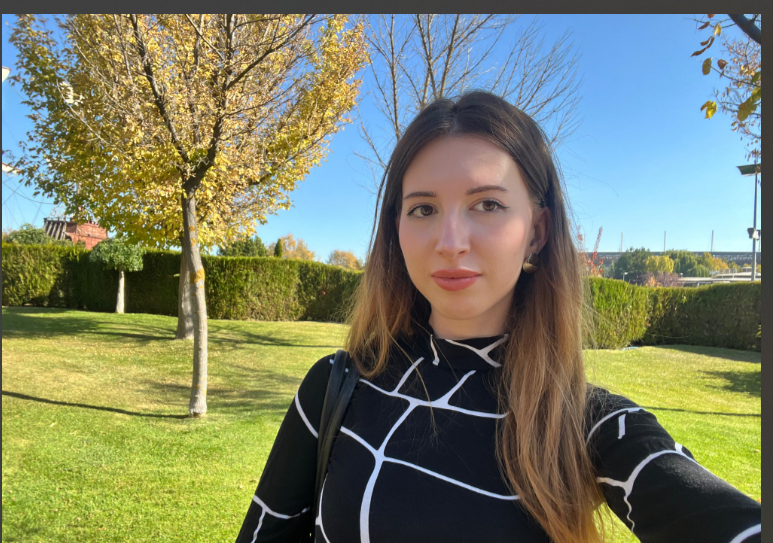
#> input picture emineYuz.jpg, 773 x 543 px
$ python 'openCV_makineOgrenmesi&Tespit_21.py'
#> lines starting #> are read from the running program, lines starting #| are printed output that depends on the picture; after the words box and inside, x2 and y2 are one past the last pixel; in counts of white or black regions, pixels touching at a corner belong together
"""Makine ogrenmeıs nedır ?

elde bulunna herhangı bır verı kumseıne,matematıksel ve cesıtlı ıstatıslıksel ıslemler yaparak , elde ettıgı tahmınlerı de bır cıktı olarak veren bılgısayar modellemsıdır

goruntu ıslemede de makıne ogrenmeıs ıslemı pozıfı ve negatıf ıslmelere baglı olarak yapılmaktadır

pozitif resim ;
(bak buna benzer dıyecegımız)
tespiti yapılacak goruntu

negtıaf resım ;
(bak buna benzemıyor dıyecegımız goruntu)
tespıtı yapılacak goruntu ile uyusmayan goruntulerdır
"""

# ! yuz tespıtı ıslemı

"""
haarcascade nedır ?

opencv ıcınde bulunun haarcascade sınıfını kullanarak cesıtlı tanıma ıslemlerını gerceklestırırız

haarcascade_fonk.xml -----> .xml olarak kullanırız

xml verılerı tutan dosyadır

örn;
// goruntunun uzeınde goz resmı varmı yokmu kontrolu ıcın kullanılrı

haarcascade_eye.xml

// opencv klasorunu ac
sources kısmına gel
data
haarcascade
burdakılerden kullanacgını
kes ve burda fotograflları kullanırken yapıstırıdgın gıbı yapıstır
"""
import cv2

# nesne tanımlayalım
# yuz tanıma ıcın greklı modulu yukluoyoruzz
yuz_tanima= cv2.CascadeClassifier("haarcascade_frontalface_default.xml") # yuztanımanın ıcıne bunu dahıl etmıs olduk

# bu kosula gırmez cunku goruntu okuma yapılıyor burda zaten
if yuz_tanima.empty(): # bos ıse
    print("veri okunamdi")

# yuz dıye bır matrıs olusturlaım , grı yap

yuz=cv2.imread("emineYuz.jpg")
#> yuz is the input picture: shape (543, 773, 3); mean B, G, R 103.9, 128.5, 122.3
gri=cv2.cvtColor(yuz,cv2.COLOR_BGR2GRAY)
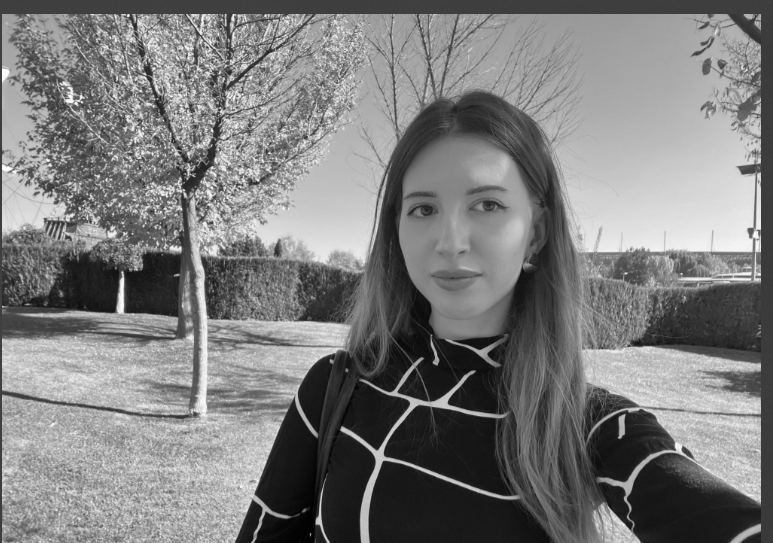
#> gri: shape (543, 773); min 1, max 254, mean 123.8

# artık tespıtı yaptırlaım
# tespıt ıcın greklı fonksıyon;
yuzSonuc=yuz_tanima.detectMultiScale(gri,1.5,4)
#> yuzSonuc = [[373, 138, 182, 182]]
# yuzumuuzn uzerıne dıkdortgen cızdırmeyıı yapcaz (for ıle)
# x,y,genislik,yukseklik parametrelerımz
# x ve y ilk bastakı konumalır yanı alt kosler dıkdortgendekı
# genıslık ve yukseklıkte eklıycez ustune kı ust noktalrı bulalım

for( x,y,genislik,yukseklik) in yuzSonuc:
    cv2.rectangle(yuz, (x, y), (x + genislik, y + yukseklik), (255, 0, 0), 3)
#> this loop made 1 pass
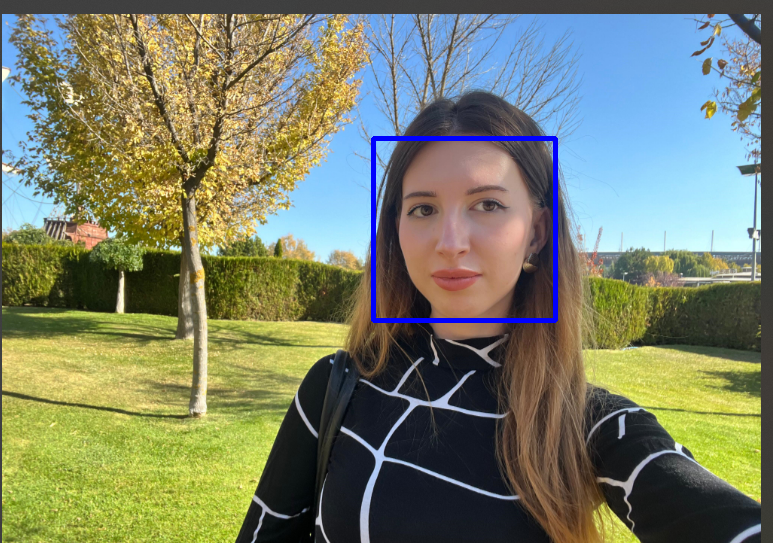
#> yuz: shape (543, 773, 3); 0.86% of pixels changed, all inside (x1, y1, x2, y2) = (371, 136, 558, 323)

    # son 2 si= renk,kalınlık

cv2.imshow("yuz tanitma",yuz) # pencere adı yuz tanıtma
cv2.waitKey(0)


# ! goz tespıt ıslemııı
# tespıt edılern yuz ıcınde bunuda tespıt etez gıbı dusun

import cv2

yuz_tanima = cv2.CascadeClassifier("haarcascade_frontalface_default.xml")
goz_tanima=cv2.CascadeClassifier("haarcascade_eye.xml")

if yuz_tanima.empty():
    print("veri okunamadi")

yuz = cv2.imread("emineYuz.jpg")
gri = cv2.cvtColor(yuz, cv2.COLOR_BGR2GRAY)

# eger yanlıs seylerı de aranan nesne gıbı tespıt ederse 1.5 varya onu artır o zaman ortadan kaybolur
yuzSonuc = yuz_tanima.detectMultiScale(gri, 1.5, 4)

for (x, y, genislik, yukseklik) in yuzSonuc:
    cv2.rectangle(yuz, (x, y), (x + genislik, y + yukseklik), (255, 0, 0), 3)
    gozSonuc= goz_tanima.detectMultiScale(gri,1.1,4)
    # forun ıcınde bakmamız gerek goze cunku oce yuzu bulca sonra ııcnden gozu
    # sımdı dıdortgenı cızdırmem gerek bunu da frda yapmam lazım
    for(gx,gy,goz_genislik,goz_yukseklik) in gozSonuc:
        cv2.rectangle(yuz,(gx,gy),(gx+goz_genislik,gy+goz_yukseklik),(0,0,255),5)
#> this loop made 1 pass
#> (x, y, genislik, yukseklik, gozSonuc) on pass 1: (373, 138, 182, 182, [[463, 183, 46, 46], [402, 190, 39, 39]])
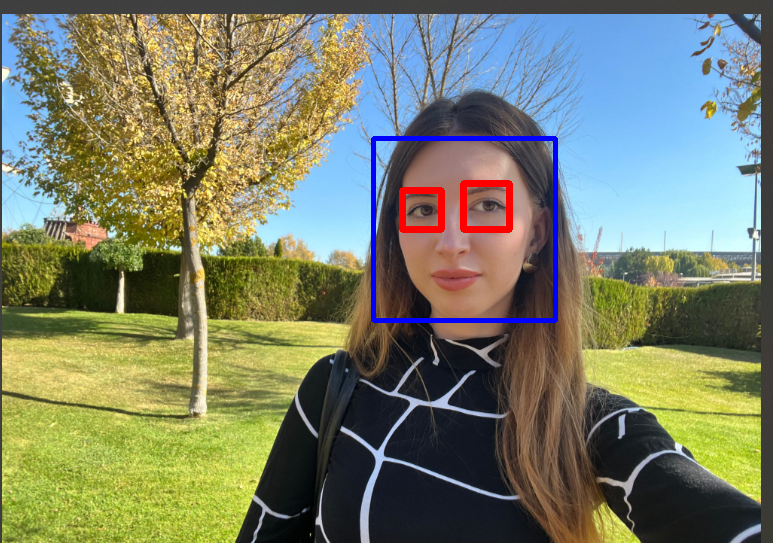
#> yuz: shape (543, 773, 3); 1.42% of pixels changed, all inside (x1, y1, x2, y2) = (371, 136, 558, 323)

cv2.imshow("yuz tanitma", yuz)
cv2.waitKey(0)
